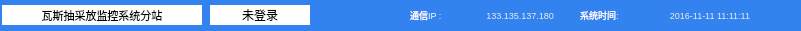
  <widget class="QFrame" name="frame">
   <property name="geometry">
    <rect>
     <x>0</x>
     <y>2</y>
     <width>801</width>
     <height>31</height>
    </rect>
   </property>
   <property name="styleSheet">
    <string notr="true">background-color: rgb(50, 130, 240);
</string>
   </property>
   <property name="frameShape">
    <enum>QFrame::NoFrame</enum>
   </property>
   <property name="frameShadow">
    <enum>QFrame::Raised</enum>
   </property>
   <widget class="QLabel" name="label_loginstatus_3">
    <property name="geometry">
     <rect>
      <x>210</x>
      <y>5</y>
      <width>100</width>
      <height>20</height>
     </rect>
    </property>
    <property name="font">
     <font>
      <pointsize>7</pointsize>
     </font>
    </property>
    <property name="styleSheet">
     <string notr="true">background-color: rgb(255, 255, 255);</string>
    </property>
    <property name="text">
     <string>&lt;html&gt;&lt;head/&gt;&lt;body&gt;&lt;p&gt;&lt;span style=&quot; font-size:9pt;&quot;&gt;未登录&lt;/span&gt;&lt;/p&gt;&lt;/body&gt;&lt;/html&gt;</string>
    </property>
    <property name="alignment">
     <set>Qt::AlignCenter</set>
    </property>
   </widget>
   <widget class="QLabel" name="label_usrname_3">
    <property name="geometry">
     <rect>
      <x>310</x>
      <y>5</y>
      <width>91</width>
      <height>20</height>
     </rect>
    </property>
    <property name="font">
     <font>
      <pointsize>7</pointsize>
     </font>
    </property>
    <property name="text">
     <string/>
    </property>
    <property name="alignment">
     <set>Qt::AlignCenter</set>
    </property>
   </widget>
   <widget class="QLabel" name="ip_2">
    <property name="geometry">
     <rect>
      <x>470</x>
      <y>0</y>
      <width>100</width>
      <height>30</height>
     </rect>
    </property>
    <property name="font">
     <font>
      <pointsize>7</pointsize>
     </font>
    </property>
    <property name="styleSheet">
     <string notr="true">color: rgb(238, 238, 236);</string>
    </property>
    <property name="text">
     <string>133.135.137.180</string>
    </property>
    <property name="alignment">
     <set>Qt::AlignCenter</set>
    </property>
   </widget>
   <widget class="QLabel" name="label_systime_3">
    <property name="geometry">
     <rect>
      <x>580</x>
      <y>0</y>
      <width>67</width>
      <height>30</height>
     </rect>
    </property>
    <property name="font">
     <font>
      <pointsize>7</pointsize>
     </font>
    </property>
    <property name="text">
     <string>&lt;html&gt;&lt;head/&gt;&lt;body&gt;&lt;p&gt;&lt;span style=&quot; color:#ffffff;&quot;&gt;系统时间:&lt;/span&gt;&lt;/p&gt;&lt;/body&gt;&lt;/html&gt;</string>
    </property>
   </widget>
   <widget class="QLabel" name="time_3">
    <property name="geometry">
     <rect>
      <x>650</x>
      <y>0</y>
      <width>120</width>
      <height>31</height>
     </rect>
    </property>
    <property name="font">
     <font>
      <pointsize>7</pointsize>
     </font>
    </property>
    <property name="styleSheet">
     <string notr="true">color: rgb(238, 238, 236);</string>
    </property>
    <property name="text">
     <string>2016-11-11 11:11:11</string>
    </property>
    <property name="alignment">
     <set>Qt::AlignCenter</set>
    </property>
   </widget>
   <widget class="QLabel" name="label_ip_3">
    <property name="geometry">
     <rect>
      <x>410</x>
      <y>0</y>
      <width>55</width>
      <height>30</height>
     </rect>
    </property>
    <property name="font">
     <font>
      <pointsize>7</pointsize>
     </font>
    </property>
    <property name="text">
     <string>&lt;html&gt;&lt;head/&gt;&lt;body&gt;&lt;p&gt;&lt;span style=&quot; color:#ffffff;&quot;&gt;通信IP :&lt;/span&gt;&lt;/p&gt;&lt;/body&gt;&lt;/html&gt;</string>
    </property>
   </widget>
   <widget class="QLabel" name="label_title_3">
    <property name="geometry">
     <rect>
      <x>2</x>
      <y>5</y>
      <width>200</width>
      <height>20</height>
     </rect>
    </property>
    <property name="font">
     <font>
      <pointsize>8</pointsize>
     </font>
    </property>
    <property name="styleSheet">
     <string notr="true">background-color: rgb(255, 255, 255);</string>
    </property>
    <property name="text">
     <string>瓦斯抽采放监控系统分站</string>
    </property>
    <property name="alignment">
     <set>Qt::AlignCenter</set>
    </property>
   </widget>
  </widget>
